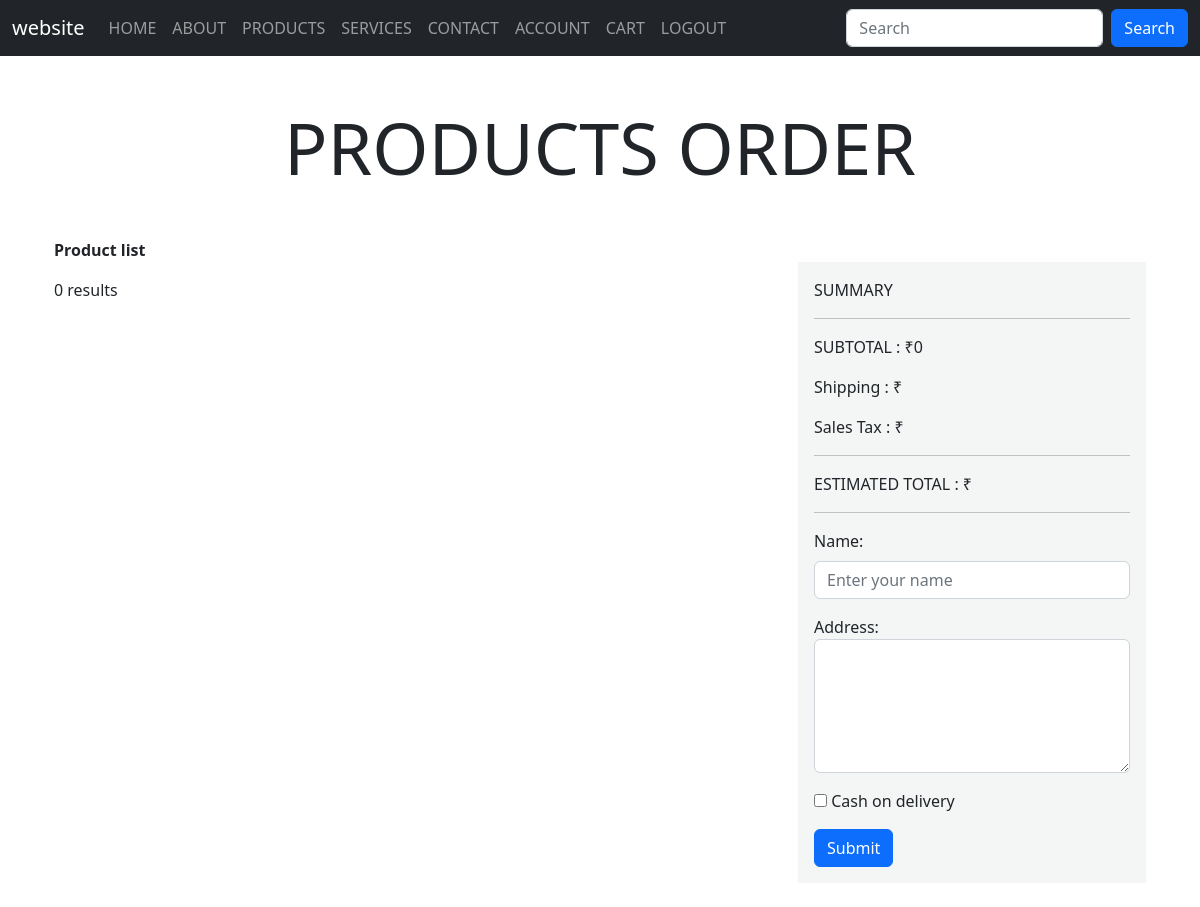
Before: /checkout.php (signed in) with the older database file.
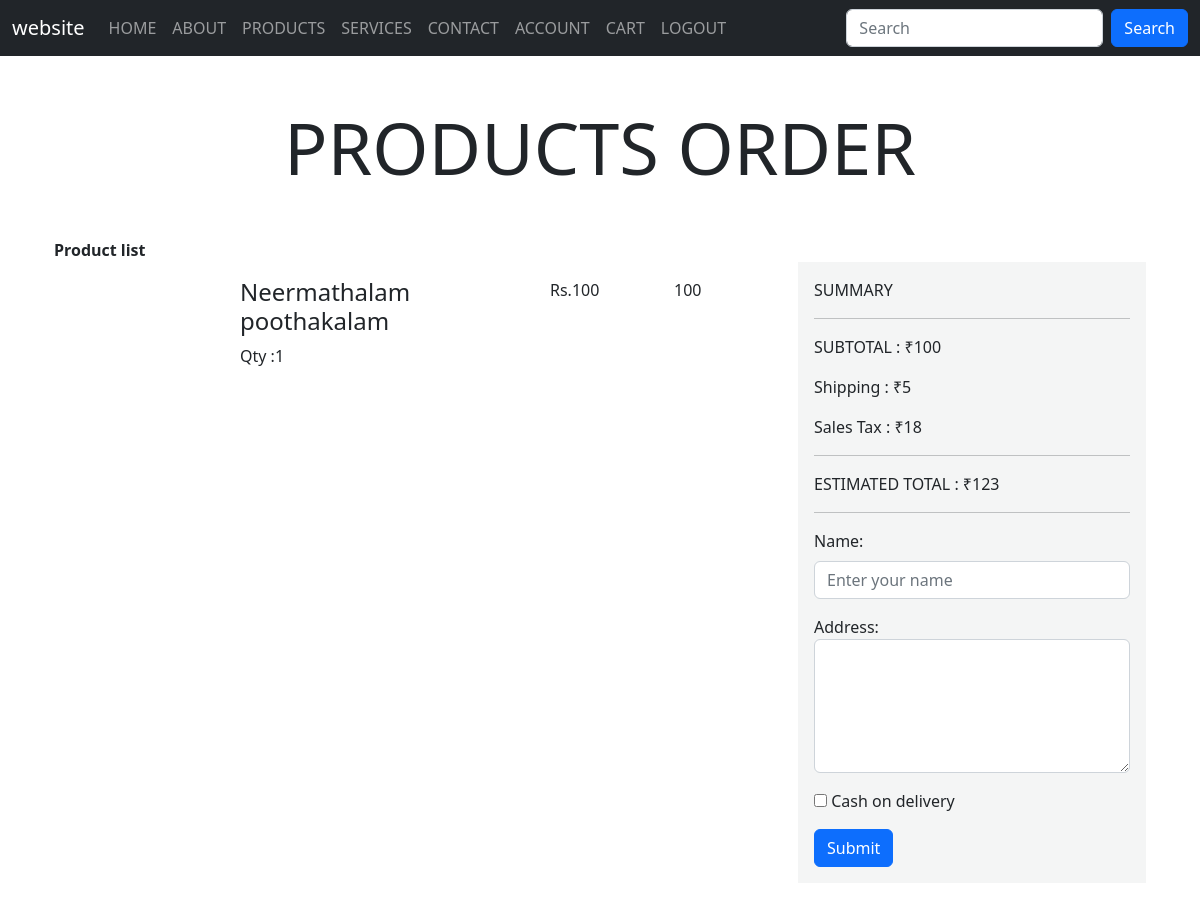
After: the same page with the newer database file.
### tables this page shows
CREATE TABLE `orders` (
  `id` int(11) NOT NULL,
  `order_name` varchar(100) NOT NULL,
  `order_address` text NOT NULL,
  `order_type` varchar(100) NOT NULL,
  `order_status` varchar(100) NOT NULL,
  `order_user` varchar(100) NOT NULL,
  `product_id` varchar(100) NOT NULL,
  `product_name` varchar(100) NOT NULL,
  `product_image` text NOT NULL,
  `product_price` double NOT NULL,
  `product_qty` varchar(100) NOT NULL,
  `product_amount` double NOT NULL
);

### checkout.php (the view, shortened to what this page needs)
<?php
 include("header.php");
 ?>
<!DOCTYPE html>
<html lang="en">
<head>
    <link rel="stylesheet" href="https://cdn.jsdelivr.net/npm/bootstrap@5.2.3/dist/css/bootstrap.min.css">
    <link rel="stylesheet" href="https://cdn.jsdelivr.net/npm/bootstrap-icons@1.11.3/font/bootstrap-icons.min.css">
    <link rel="stylesheet" href="main.css">
    <div class="container mt-5">
        <h1 class="display-2 text-center mb-5">PRODUCTS ORDER</h1>
</head>
<body>
<div class="container">
    <div class="row">
        <div class="col-sm-8">
        <div class="col-sm-3">
        <p class="col-mt-5"><b>Product list</b></p>
        </div>
        <?php
        $user = $_SESSION["loginuser"];
        ?>
<?php
                $sql = "SELECT * FROM orders WHERE order_user = '$user' AND order_status='0'" ;
              $result = $conn->query($sql);
              $sub = 0;
              if ($result->num_rows > 0) {
                while($row = $result->fetch_assoc()) {
                    $qty =$row["product_qty"];
                    $amt=$qty * $row["product_price"];
                    $sub += $amt;
                    ?>
    <div class="row my-3">
    <div class="col-sm-3 img">
        </div>
        <div class="col-sm-5  bb">
            <div class="">
           <h4> <?php echo $row["product_name"];?></h4>
                  <p>Qty :<?php echo $row["product_qty"];?></p>
                  </div>
        </div>
        <div class="col-sm-2  cc">
        <div class="">
        <p>Rs.<?php echo $row["product_price"]?></p>
        </div>
        </div>
        <div class="col-sm-2 dd" >
        <div class="">
        <p><?php echo $row ["product_amount"]?></p>
        </div>
        </div>
        </div>
        <?php
                }
                    $shp= $sub*5/100;
                    $tax =$sub*18/100;
                    $tot= $sub+$shp+$tax;
              } else {
                echo "0 results";
              }
            ?>
    </div>
    <div class="col-sm-4 my-4">
<div class="check-sum">
    <div class="p-3">
    <p>SUMMARY</p>
              <hr>
              <p>SUBTOTAL : ₹<?php echo $sub;?></p>
            <P>Shipping : ₹<?php echo $shp;?></P>
            <p>Sales Tax : ₹<?php echo $tax;?></p>
            <hr>
            <p>ESTIMATED TOTAL : ₹<?php echo $tot;?> </p>
            <hr>
            <form action="" method="post">
            <div class="mb-3 mt-3">
                        <label for="order_name" class="form-label">Name:</label>
                         <input type="text" class="form-control" id="order_name" placeholder="Enter your name" name="order_name">
                    </div>
                    <label for="order_address">Address:</label>
                    <textarea class="form-control" rows="5" id="order_address" name="order_address"></textarea>
                    <div class=" mt-3">
                    <input type="checkbox" name="order_type" id="" value="cod"> <span>Cash on delivery</span>
                    </div>
                    <button type="submit" class="btn btn-primary mt-3">Submit</button>
                </form>
            </div>
</div>
    </div>
</div>
</div>
</body>
</html>
<?php include("footer.php")?>

Changed rows visible on the page:
added orders: product_name "Neermathalam poothakalam", product_qty "1", product_price "100", product_amount "100"
Other visible differences:
$sub: "0" → "100"
$shp: (not shown) → "5"
$tax: (not shown) → "18"
$tot: (not shown) → "123"
text no longer shown: "0 results"
